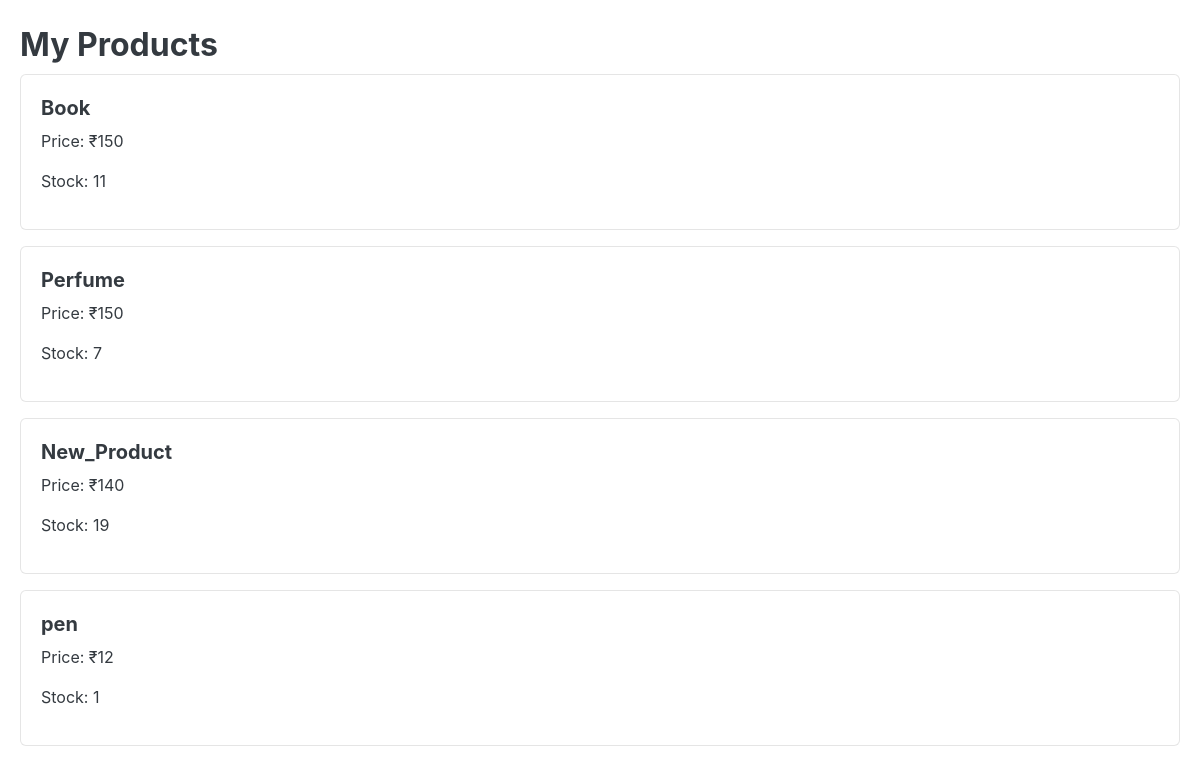
The page /orders/my-products/ (signed in) on the database as committed earlier.
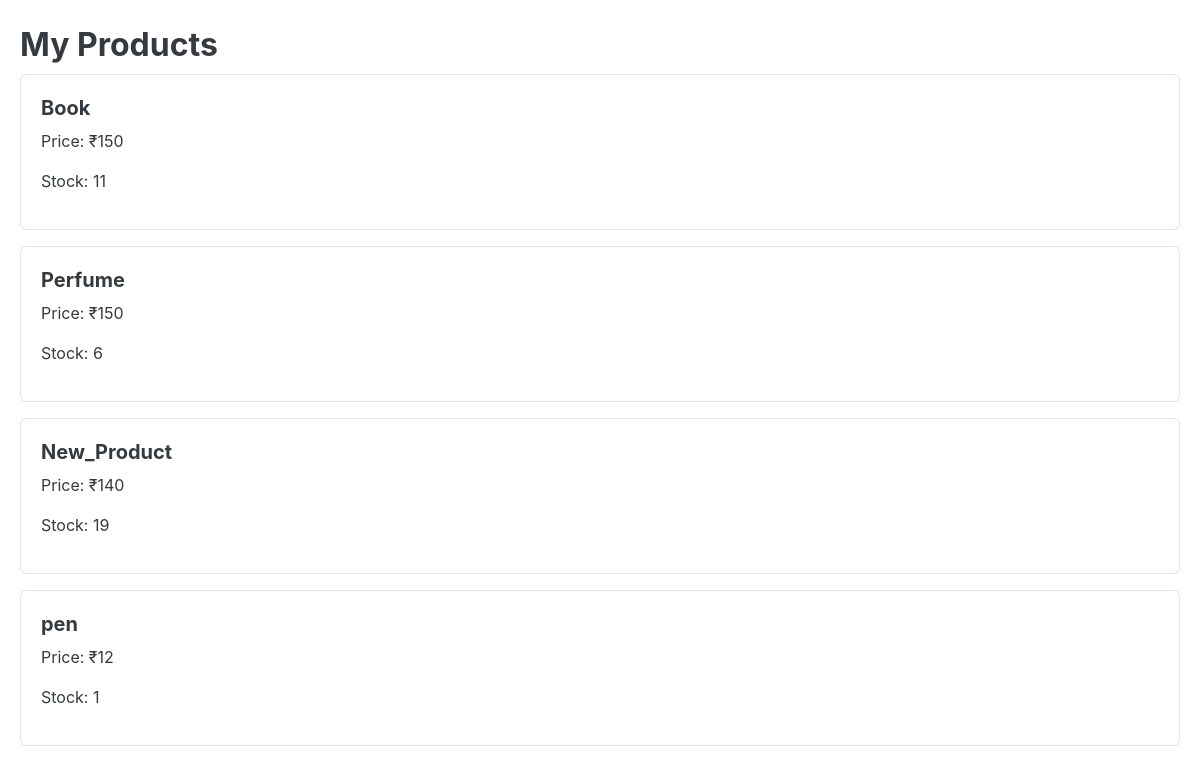
The same page on the database as committed later.
### store/models.py (models this page shows, shortened)
class Product(models.Model):
    distributor = models.ForeignKey(
        "orders.Distributor",   # ✅ correct app
        on_delete=models.CASCADE,
        null=True,
        blank=True,
        related_name="products"
    )
    product_name = models.CharField(max_length=200)
    slug = models.SlugField(max_length=200, unique=True)
    description = models.TextField(blank=True)
    price = models.IntegerField()
    image = models.ImageField(upload_to='photos/products')
    stock = models.IntegerField()
    is_available = models.BooleanField(default=True)
    category = models.ForeignKey(Category, on_delete=models.CASCADE)
    created_date = models.DateTimeField(auto_now_add=True)
    modified_date = models.DateTimeField(auto_now=True)

### orders/views.py (the view)
# urls.py: path('my-products/', views.distributor_products, name='distributor_products'),
@login_required
def distributor_products(request):
    distributor = request.user.distributor_profile
    products = StoreProduct.objects.filter(distributor=distributor)
    return render(request, "distributor/products.html", {"products": products})

### category/context_processors.py (called while the page is built)
def menu_categories(request):
    return {
        'menu_categories': Category.objects.all()
    }

### store/context_processors.py (called while the page is built)
def cart_count(request):
    count = 0
    if request.user.is_authenticated:
        count = CartItem.objects.filter(cart__user=request.user).count()
    return {
        'cart_count': count
    }

### templates/distributor/products.html
{% extends "auth_base.html" %}
{% block content %}
<div class="container mt-4">
<h2>My Products</h2>
{% for product in products %}
<div class="card mb-3">
    <div class="card-body">
        <h5>{{ product.product_name }}</h5>
        <p>Price: ₹{{ product.price }}</p>
        <p>Stock: {{ product.stock }}</p>
    </div>
</div>
{% endfor %}
</div>
{% endblock %}

Rows that differ between the two databases and show on the page:
changed Product "Perfume": stock "7" → "6"
